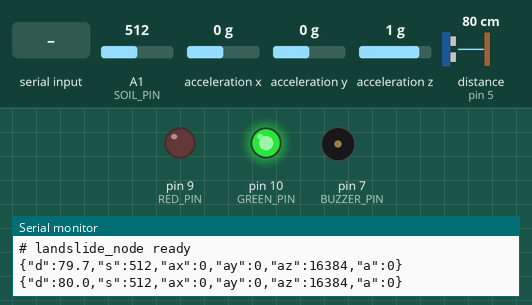
Bench run of a sketch on a simulated Arduino Uno, built with avr-gcc and run on an emulated ATmega328P. Shown: output pins drawn as LEDs (lit = HIGH), buzzer (waves = sounding), the last lines printed to the serial monitor. Wiring (inferred from the names in the program): ultrasonic range finder: trigger pin 4; echo pin 5; MPU-6050 motion sensor at I2C address 0x68. Inputs (shaded band) come from the test bench; at power-on: A1 (SOIL_PIN) = 512, acceleration x 0 g, acceleration y 0 g, acceleration z 1 g, distance to the obstacle (sensor on pin 5) 80 cm. The echo pulse lasts 58.3 µs per cm; pins used as bus, display or sensor lines are not drawn.

Above: at 1.2 s.
1.3 s: "A" received over Serial
At 1.42 s:
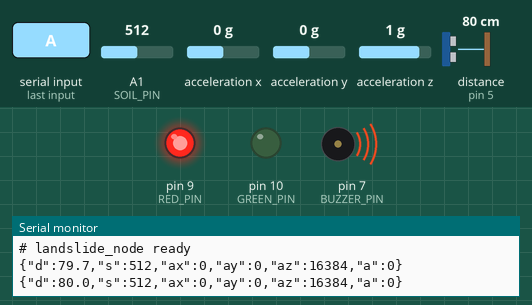
4.4 s: "N" received over Serial
At 4.9 s:
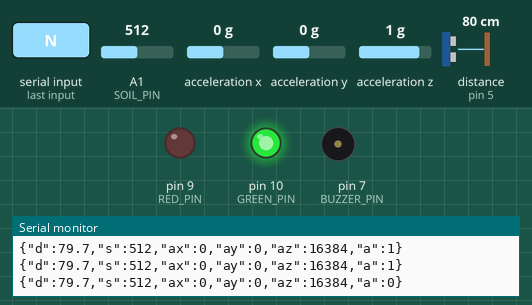
Timing chart, 0 to 7.4 s (numbered marks = the images above; inputs shaded):
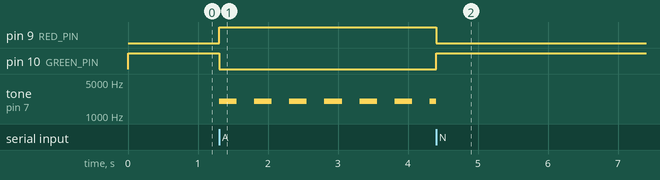

Measured:
- after the input at 1.3 s, pin 9 (RED_PIN): LOW → HIGH at once; pin 10 (GREEN_PIN): HIGH → LOW at once; tone on pin 7 (BUZZER_PIN): alternates 2000 Hz for 0.25 s and silent for 0.25 s, starting at once
- after the input at 4.4 s, pin 9 (RED_PIN): HIGH → LOW at once; pin 10 (GREEN_PIN): LOW → HIGH at once

The sketch:

landslide_node.ino
```cpp
// MAIN: Landslide node - streams all sensors to the web dashboard and obeys its alarm commands.
//
// Wiring: Buzzer D7(+) | Ultrasonic TRIG D4, ECHO D5 | Soil AOUT A1
//         MPU6050 SDA A4, SCL A5 | Red LED D9 | Green LED D10
//
// Output (every 500 ms, 9600 baud), one JSON line:
//   {"d":9.7,"s":461,"ax":-778,"ay":-486,"az":-8122,"a":0}
//   d = distance cm (-1 = no echo), s = soil raw ADC, ax/ay/az = raw accel, a = alarm state
// Commands from the dashboard (one char + newline):
//   A = alarm (red LED + buzzer)   N = normal (green LED)   M = mute buzzer   U = unmute
#include <Wire.h>

const int TRIG_PIN = 4, ECHO_PIN = 5, SOIL_PIN = A1;
const int BUZZER_PIN = 7, RED_PIN = 9, GREEN_PIN = 10;
const byte MPU_ADDR = 0x68;

bool alarmOn = false, muted = false, beepOn = false;
unsigned long lastSample = 0, lastBeep = 0;

void setState(bool alarm) {
  alarmOn = alarm;
  digitalWrite(RED_PIN, alarm ? HIGH : LOW);
  digitalWrite(GREEN_PIN, alarm ? LOW : HIGH);
  if (!alarm) { noTone(BUZZER_PIN); beepOn = false; }
}

float readDistance() {
  digitalWrite(TRIG_PIN, LOW); delayMicroseconds(2);
  digitalWrite(TRIG_PIN, HIGH); delayMicroseconds(10);
  digitalWrite(TRIG_PIN, LOW);
  unsigned long us = pulseIn(ECHO_PIN, HIGH, 25000UL);
  return us == 0 ? -1 : us * 0.0343 / 2.0;
}

bool readAccel(int16_t &x, int16_t &y, int16_t &z) {
  Wire.beginTransmission(MPU_ADDR); Wire.write(0x3B);
  if (Wire.endTransmission(false) != 0) return false;
  Wire.requestFrom(MPU_ADDR, (byte)6);
  if (Wire.available() < 6) return false;
  x = Wire.read() << 8 | Wire.read();
  y = Wire.read() << 8 | Wire.read();
  z = Wire.read() << 8 | Wire.read();
  return true;
}

void setup() {
  Serial.begin(9600);
  pinMode(TRIG_PIN, OUTPUT); pinMode(ECHO_PIN, INPUT);
  pinMode(BUZZER_PIN, OUTPUT); pinMode(RED_PIN, OUTPUT); pinMode(GREEN_PIN, OUTPUT);
  Wire.begin();
  Wire.beginTransmission(MPU_ADDR); Wire.write(0x6B); Wire.write(0); Wire.endTransmission();
  setState(false);
  Serial.println("# landslide_node ready");
}

void loop() {
  while (Serial.available()) {
    char c = Serial.read();
    if (c == 'A') setState(true);
    else if (c == 'N') setState(false);
    else if (c == 'M') { muted = true; noTone(BUZZER_PIN); }
    else if (c == 'U') muted = false;
  }

  if (alarmOn && !muted && millis() - lastBeep > 250) {   // pulsing alarm tone
    lastBeep = millis();
    beepOn = !beepOn;
    if (beepOn) tone(BUZZER_PIN, 2000); else noTone(BUZZER_PIN);
  }

  if (millis() - lastSample >= 500) {
    lastSample = millis();
    int16_t x = 0, y = 0, z = 0;
    readAccel(x, y, z);
    Serial.print("{\"d\":");  Serial.print(readDistance(), 1);
    Serial.print(",\"s\":");  Serial.print(analogRead(SOIL_PIN));
    Serial.print(",\"ax\":"); Serial.print(x);
    Serial.print(",\"ay\":"); Serial.print(y);
    Serial.print(",\"az\":"); Serial.print(z);
    Serial.print(",\"a\":");  Serial.print(alarmOn ? 1 : 0);
    Serial.println("}");
  }
}
```
